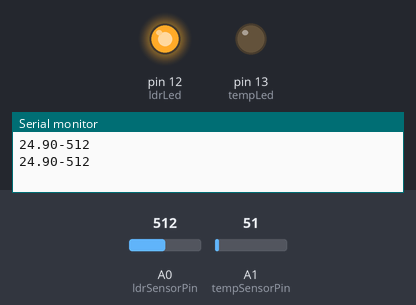
Simulated run of this sketch. Board: Arduino Uno, built with avr-gcc and run on an emulated ATmega328P. On the bench: output pins drawn as LEDs (lit = HIGH), the last lines printed to the serial monitor. The test bench sets the inputs (shaded band); at power-on: A1 (tempSensorPin) = 51, A0 (ldrSensorPin) = 512.

Above: at 5.8 s.
5.9 s: A1 (tempSensorPin) set to 67
At 10.3 s:
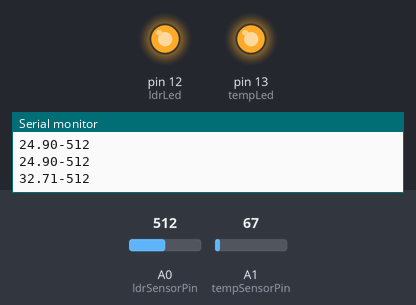
11.9 s: A0 (ldrSensorPin) set to 217
17.9 s: A0 (ldrSensorPin) set to 192
At 20.4 s:
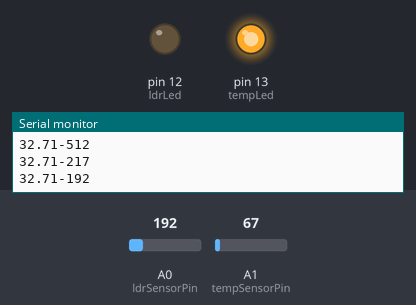
23.9 s: A1 (tempSensorPin) set to 61
At 25.4 s:
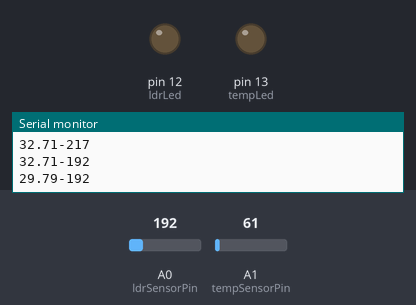
29.9 s: A1 (tempSensorPin) set to 71
At 30.4 s:
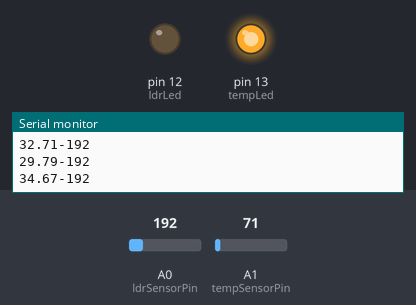
35.9 s: A1 (tempSensorPin) set to 30
At 40.5 s:
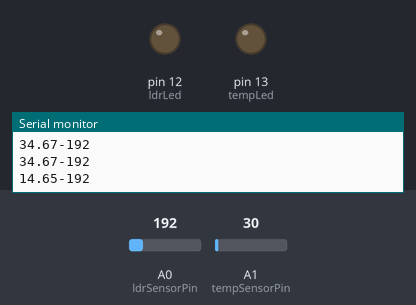
Timing chart, 0 to 42.0 s (numbered marks = the images above; inputs shaded):
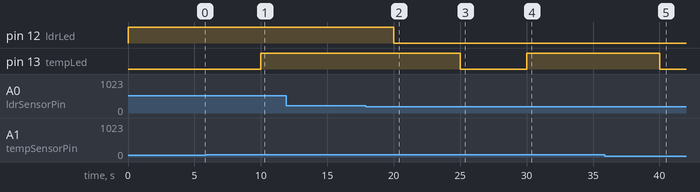

Measured:
- the behaviour switches between 61 and 62 on A1 (tempSensorPin) (found by bisection; images 0 and 1)
- the behaviour switches between 201 and 200 on A0 (ldrSensorPin) (found by bisection; images 1 and 2)
- after the input at 5.9 s, pin 13 (tempLed): LOW → HIGH after 4.1 s
- after the input at 17.9 s, pin 12 (ldrLed): HIGH → LOW after 2.1 s
- after the input at 23.9 s, pin 13 (tempLed): HIGH → LOW after 1.1 s
- after the input at 29.9 s, pin 13 (tempLed): LOW → HIGH after 0.10 s
- after the input at 35.9 s, pin 13 (tempLed): HIGH → LOW after 4.1 s

The sketch:

Arduino_Sketch.ino
```cpp
int tempSensorValue;
int tempSensorPin = 1;

int ldrSensorValue = 0;
int ldrSensorPin = 0;

int tempLed = 13;
int ldrLed = 12;

char tempString[5];
String ldrString;

void setup() {
  pinMode(tempLed, OUTPUT);
  pinMode(ldrLed, OUTPUT);
  Serial.begin(9600);
}

void loop() {
  // Obtain value from lm35 and calculate it into temperature
  tempSensorValue = analogRead(tempSensorPin);
  float mv = (tempSensorValue/1024.0) * 5000;
  float cel = mv/10;

  // Obtain value from LDR
  ldrSensorValue = analogRead(ldrSensorPin);

  // Send values to Pi
  dtostrf(cel, 2, 2, tempString);
  String data = tempString;
  data += "-";
  ldrString = String(ldrSensorValue);
  data += ldrString;
  Serial.println(data);

  if (cel > 30){
    digitalWrite(13, HIGH);
  } else {
    digitalWrite(13, LOW);
  }
  if (ldrSensorValue > 200){
    digitalWrite(12, HIGH);
  } else {
    digitalWrite(12, LOW);
  }

  delay(5000);
}
```
